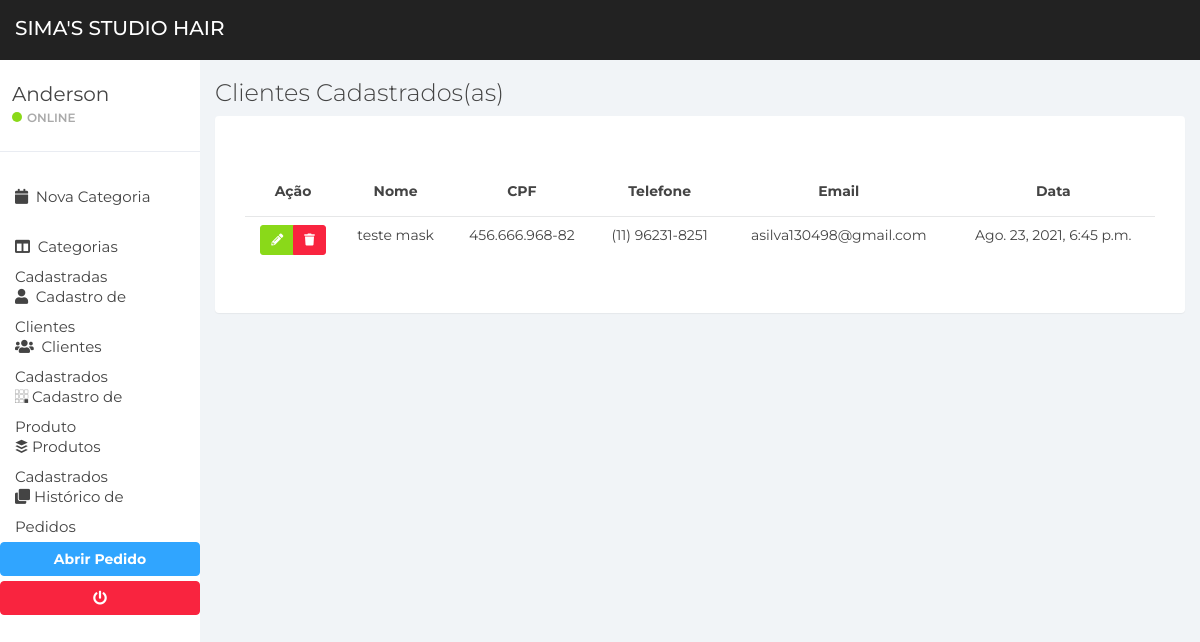
The page /cliente/list-cliente/ on the database its author committed.
### apps/cliente/models.py (models this page shows, shortened)
class Cliente(models.Model):
    loja = models.ForeignKey(to=Store, on_delete=models.DO_NOTHING, blank=True, null=True)
    nome = models.CharField(max_length=50)
    sobrenome = models.CharField(max_length=50)
    cpf = models.CharField(max_length=15,unique=True)
    telefone = models.CharField(max_length=200)
    email = models.EmailField(max_length=100)
    data = models.DateTimeField(auto_now_add=True)
    is_active = models.BooleanField(default=True)
    class Meta:
        verbose_name = "Cliente"
        verbose_name_plural = "Clientes"

### apps/cliente/views.py (the view)
# urls.py: path('list-cliente/', views.list_cliente, name="list-cliente"),
def list_cliente(request):
    page_title = 'Clientes Cadastrados(as)'
    msg = None
    notification = None
    clientes = None
    clientes = models.Cliente.objects.filter(is_active=True)
    if not clientes:
        msg = 'Nenhum cliente Cadastrado(a)'
        notification = 'danger'
    context = {
        'clientes': clientes, 'notification': notification, 'msg': msg, 'page_title': page_title
    }
    return render(request, 'clientes_cadastrados.html', context)

### apps/cliente/templates/clientes_cadastrados.html (shortened to what this page needs)
{% extends 'base/base.html' %}
{% load static %}
{% block content %}
<div class="panel-body">
    <div class="table-responsive">
        <table class="table">
            <thead>
            <tr>
                <th class="text-center">Ação</th>
                <th class="text-center">Nome</th>
                <th class="text-center">CPF</th>
                <th class="text-center">Telefone</th>
                <th class="text-center">Email</th>
                <th class="text-center">Data</th>
            </tr>
            </thead>
            <tbody>
            {% for u in clientes %}
            <tr>
                <td align="center">
                    <div class="btn-group btn-group-sm shadow" role="group" aria-label="Basic example">
                        <a href="{% url 'cliente:edit-cliente' u.pk %}" class="btn btn-success btn-sm shadow"><i class="fas fa-pencil-alt"></i></a>
                        <button class="btn btn-danger btn-trash" value="{{ u.pk }}"><i class="fas fa-trash text-white"></i></button>
                    </div>
                </td>
                <td align="center">{{ u.nome }}</td>
                <td align="center">{{ u.cpf }}</td>
                <td align="center">{{ u.telefone }}</td>
                <td align="center">{{ u.email }}</td>
                <td align="center">{{ u.data }}</td>
            </tr>
            {% endfor %}
            </tbody>
        </table>
    </div>
</div>
{% endblock %}

### static/css/styles.css (style rules this page uses)
body { background: #f1f4f7; padding-top: 60px; font-size: 14px; color: #444444; font-family: "Montserrat", "Helvetica Neue", Helvetica, Arial, sans-serif; }
a, a:hover, a:focus { color: #30a5ff; }
.btn-success, .btn-success:hover, .btn-success:focus, .btn-success:active, .btn-success.active, .open > .dropdown-toggle.btn-success, .btn-success.disabled, .btn-success[disabled], fieldset[disabled] .btn-success, .btn-success.disabled:hover, .btn-success[disabled]:hover, fieldset[disabled] .btn-success:hover, .btn-success.disabled:focus, .btn-success[disabled]:focus, fieldset[disabled] .btn-success:focus, .btn-success.disabled:active, .btn-success[disabled]:active, fieldset[disabled] .btn-success:active, .btn-success.disabled.active, .btn-success[disabled].active, fieldset[disabled] .btn-success.active { background-color: #8ad919; border-color: #8ad919; }
.btn-danger, .btn-danger:hover, .btn-danger:focus, .btn-danger:active, .btn-danger.active, .open > .dropdown-toggle.btn-danger, .btn-danger.disabled, .btn-danger[disabled], fieldset[disabled] .btn-danger, .btn-danger.disabled:hover, .btn-danger[disabled]:hover, fieldset[disabled] .btn-danger:hover, .btn-danger.disabled:focus, .btn-danger[disabled]:focus, fieldset[disabled] .btn-danger:focus, .btn-danger.disabled:active, .btn-danger[disabled]:active, fieldset[disabled] .btn-danger:active, .btn-danger.disabled.active, .btn-danger[disabled].active, fieldset[disabled] .btn-danger.active { background-color: #f9243f; border-color: #f9243f; }
.table { background: #fff; }
.table > thead > tr > th { border-bottom: 1px solid #e6e7e8; vertical-align: middle; height: 50px; }

### rows shown on the page
Cliente: {{ u.pk }} 7 (drawn), nome "teste mask", cpf "456.666.968-82", telefone "(11) 96231-8251", email "asilva130498@gmail.com", data "Ago. 23, 2021, 6:45 p.m."

### other values the page prints
{{ page_title }} "Clientes Cadastrados(as)"
